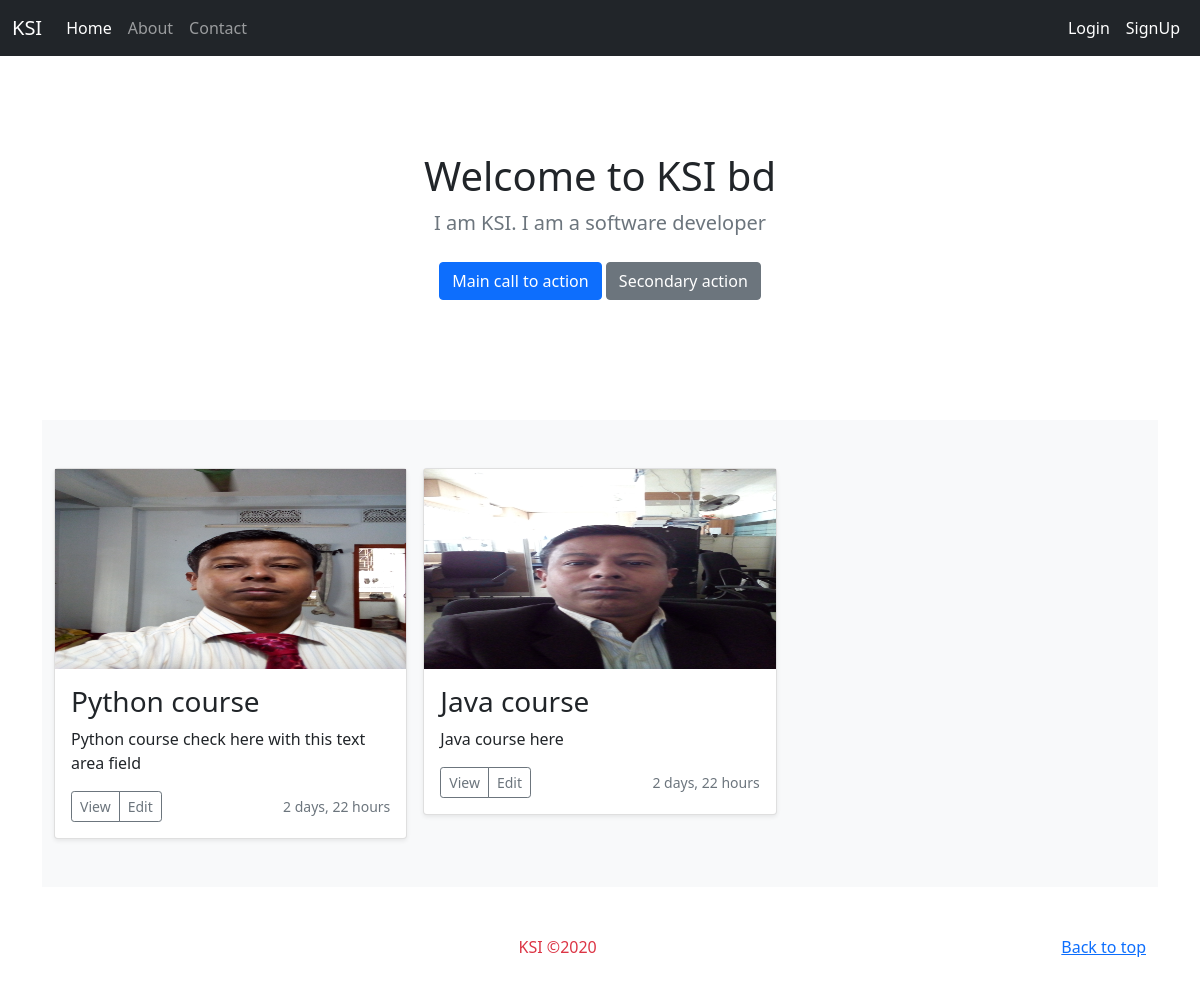
/, run on an earlier commit of the app's database.
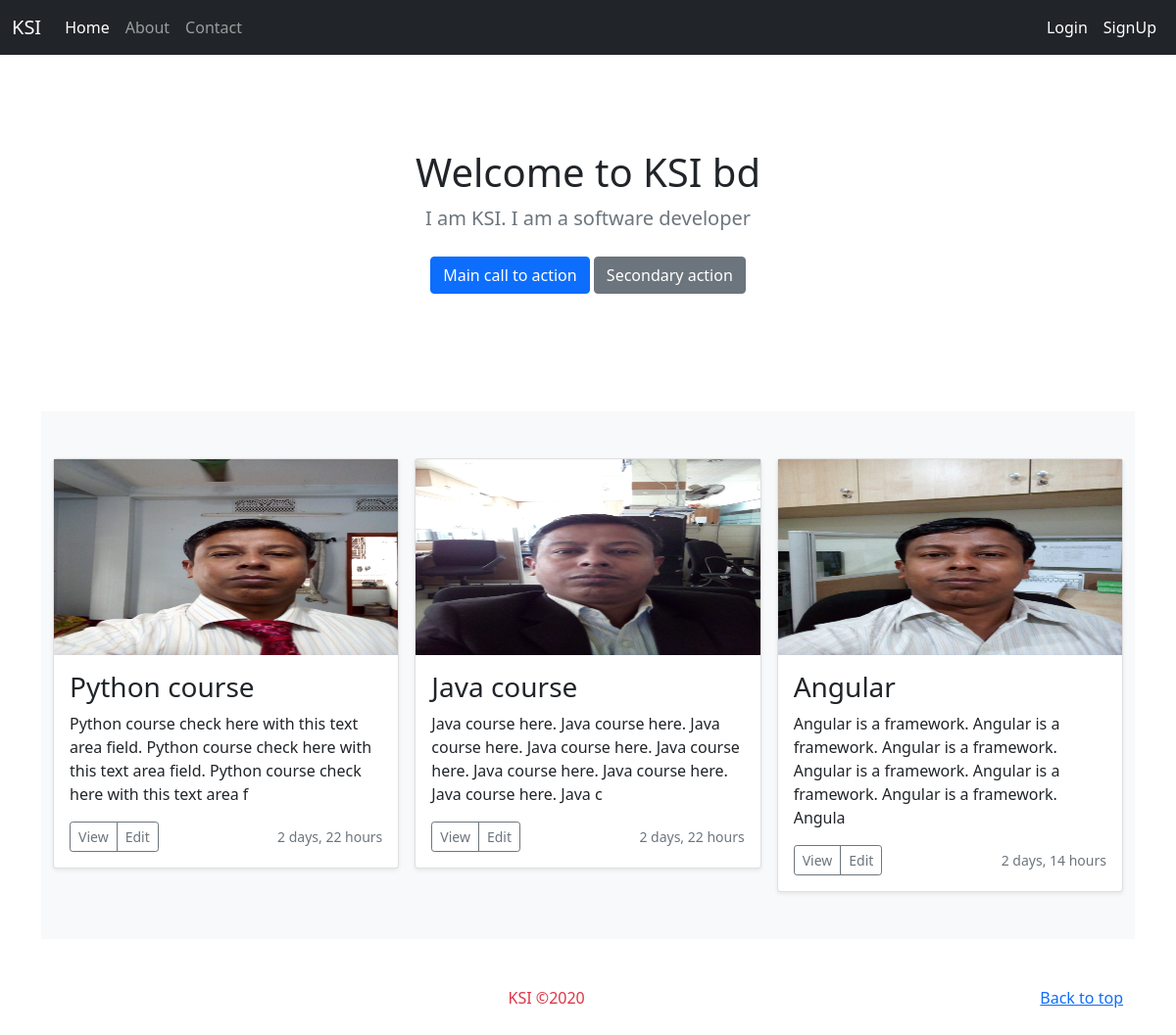
And on a later commit of the database.
### skill/models.py (models this page shows, shortened)
class Myskill(models.Model):
    image=models.ImageField(upload_to='skillimage/')
    title=models.CharField(max_length=50,blank=False)
    desc=models.TextField(max_length=1000,blank=True)
    datetime=models.DateTimeField(auto_now_add=False)
    def summuary(self):
        return self.desc[0:150]

### skill/views.py (the view)
# urls.py: url('',views.homepage, name='home'),
def homepage(request):
    item=Myskill.objects.all()
    title='Welcome to KSI bd'
    desc='I am KSI. I am a software developer'
    context={
        'title':title,
        'description':desc,
        'data':item
    }
    return render(request,'index.html',context)

### templates/index.html (shortened to what this page needs)
{% extends 'base.html' %}
{% block contant %}
<main role="main">
  <section class="py-5 text-center container">
    <div class="row py-lg-5">
      <div class="col-lg-6 col-md-8 mx-auto">
        <h1 class="fw-light">{{ title }}</h1>
        <p class="lead text-muted">{{ description }}</p>
        <p>
          <a href="#" class="btn btn-primary my-2">Main call to action</a>
          <a href="#" class="btn btn-secondary my-2">Secondary action</a>
        </p>
      </div>
    </div>
  </section>
  <div class="album py-5 bg-light">
    <div class="container">
      <div class="row row-cols-1 row-cols-sm-2 row-cols-md-3 g-3">
          {% for item in data %}
        <div class="col-md-4">
          <div class="card shadow-sm">
           <img style="width:100%;height:200px" src="{{ item.image.url }}" alt="">
            <div class="card-body">
            <h3>{{ item.title }}</h3>
              <p class="card-text">{{ item.summuary }}</p>
              <div class="d-flex justify-content-between align-items-center">
                <div class="btn-group">
                  <button type="button" class="btn btn-sm btn-outline-secondary">View</button>
                  <button type="button" class="btn btn-sm btn-outline-secondary">Edit</button>
                </div>
                <small class="text-muted">{{ item.datetime | timesince }}</small>
              </div>
            </div>
          </div>
        </div>
        {% endfor %}
      </div>
    </div>
  </div>
</main>
<footer class="text-muted py-5">
  <div class="container">
    <p class="float-end mb-1">
      <a href="#">Back to top</a>
    </p>
    <p class="text-center text-danger">KSI &copy;{% now 'Y' %}
    </p>
  </div>
</footer>
{% endblock %}

### templates/base.html (shortened to what this page needs)
<!doctype html>
<html lang="en">
  <head>
    <link href="https://cdn.jsdelivr.net/npm/bootstrap@5.0.0-beta1/dist/css/bootstrap.min.css" rel="stylesheet">
  </head>
  <body>
  <nav class="navbar navbar-expand-lg navbar-dark bg-dark">
  <div class="container-fluid">
    <a class="navbar-brand" href="{% url 'home' %}">KSI</a>
    <div class="collapse navbar-collapse" id="navbarSupportedContent">
      <ul class="navbar-nav me-auto mb-2 mb-lg-0">
        <li class="nav-item">
          <a class="nav-link active" aria-current="page" href="{% url 'home' %}">Home</a>
        </li>
        <li class="nav-item">
          <a class="nav-link" href="{% url 'about' %}">About</a>
        </li>
        <li class="nav-item">
          <a class="nav-link" href="{% url 'contact' %}">Contact</a>
        </li>
      </ul>
      <ul class="navbar-nav mb-2 mb-lg-0">
       {% if user.is_authenticated %}
       <li class="nav-item">
          <a class="nav-link active" aria-current="page" href="{% url 'logout' %}">SignUp</a>
        </li>
        {% else %}
        <li class="nav-item">
          <a class="nav-link active" aria-current="page" href="{% url 'login' %}">Login</a>
        </li>
        <li class="nav-item">
          <a class="nav-link active" aria-current="page" href="{% url 'home' %}">SignUp</a>
        </li>
        {% endif %}
      </ul>
    </div>
  </div>
</nav>
   <div class="container">
   {% block contant %}
   {% endblock %}
   </div>
  </body>
</html>

What changed in the data, as far as the page shows it:
changed Myskill "Python course": summuary "Python course check here with this text area field" → "Python course check here with this text area field. Python course check here with this text area field. Python course check here with this text area f"
changed Myskill "Java course": summuary "Java course here" → "Java course here. Java course here. Java course here. Java course here. Java course here. Java course here. Java course here. Java course here. Java c"
added Myskill: image (picture), title "Angular", summuary "Angular is a framework. Angular is a framework. Angular is a framework. Angular is a framework. Angular is a framework. Angular is a framework. Angula", datetime "2 days, 14 hours"
